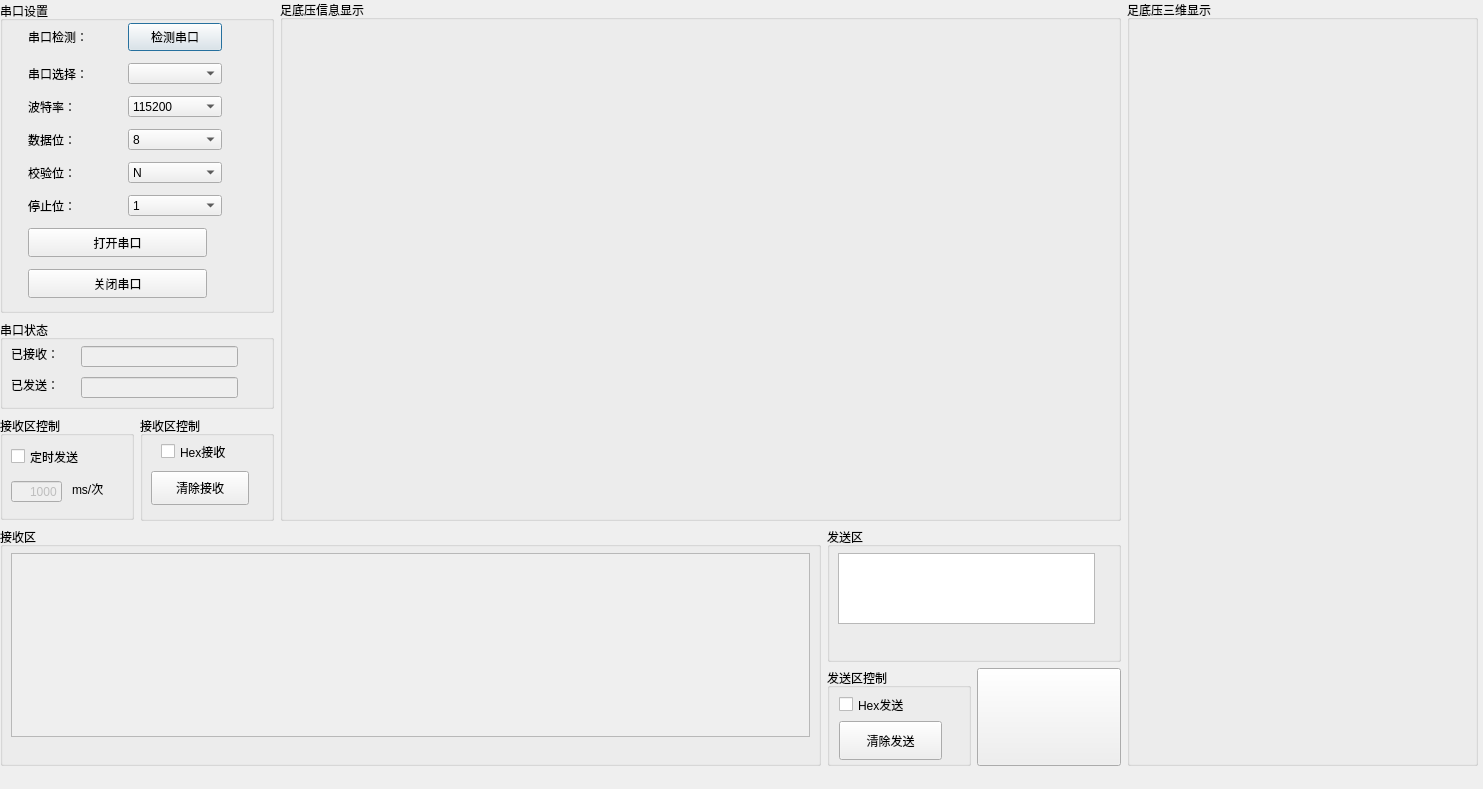
<?xml version="1.0" encoding="UTF-8"?>
<ui version="4.0">
 <class>Form</class>
 <widget class="QWidget" name="Form">
  <property name="geometry">
   <rect>
    <x>0</x>
    <y>0</y>
    <width>1483</width>
    <height>789</height>
   </rect>
  </property>
  <property name="windowTitle">
   <string>Form</string>
  </property>
  <widget class="QWidget" name="layoutWidget">
   <property name="geometry">
    <rect>
     <x>0</x>
     <y>0</y>
     <width>1478</width>
     <height>786</height>
    </rect>
   </property>
   <layout class="QGridLayout" name="gridLayout_3">
    <item row="0" column="0">
     <layout class="QGridLayout" name="gridLayout_4"/>
    </item>
    <item row="1" column="1" colspan="2">
     <widget class="QGroupBox" name="formGroupBox">
      <property name="minimumSize">
       <size>
        <width>203</width>
        <height>279</height>
       </size>
      </property>
      <property name="maximumSize">
       <size>
        <width>888</width>
        <height>312</height>
       </size>
      </property>
      <property name="title">
       <string>串口设置</string>
      </property>
      <widget class="QWidget" name="layoutWidget">
       <property name="geometry">
        <rect>
         <x>11</x>
         <y>16</y>
         <width>231</width>
         <height>291</height>
        </rect>
       </property>
       <layout class="QGridLayout" name="gridLayout">
        <item row="0" column="0">
         <widget class="QLabel" name="s1__lb_1">
          <property name="minimumSize">
           <size>
            <width>75</width>
            <height>26</height>
           </size>
          </property>
          <property name="maximumSize">
           <size>
            <width>75</width>
            <height>26</height>
           </size>
          </property>
          <property name="text">
           <string>串口检测：</string>
          </property>
         </widget>
        </item>
        <item row="0" column="1">
         <widget class="QPushButton" name="s1__box_1">
          <property name="minimumSize">
           <size>
            <width>94</width>
            <height>28</height>
           </size>
          </property>
          <property name="maximumSize">
           <size>
            <width>94</width>
            <height>28</height>
           </size>
          </property>
          <property name="text">
           <string>检测串口</string>
          </property>
          <property name="autoRepeatInterval">
           <number>100</number>
          </property>
          <property name="default">
           <bool>true</bool>
          </property>
         </widget>
        </item>
        <item row="1" column="0">
         <widget class="QLabel" name="s1__lb_2">
          <property name="minimumSize">
           <size>
            <width>75</width>
            <height>21</height>
           </size>
          </property>
          <property name="maximumSize">
           <size>
            <width>75</width>
            <height>21</height>
           </size>
          </property>
          <property name="text">
           <string>串口选择：</string>
          </property>
         </widget>
        </item>
        <item row="1" column="1">
         <widget class="QComboBox" name="s1__box_2">
          <property name="minimumSize">
           <size>
            <width>94</width>
            <height>21</height>
           </size>
          </property>
          <property name="maximumSize">
           <size>
            <width>94</width>
            <height>21</height>
           </size>
          </property>
         </widget>
        </item>
        <item row="2" column="0">
         <widget class="QLabel" name="s1__lb_3">
          <property name="minimumSize">
           <size>
            <width>60</width>
            <height>21</height>
           </size>
          </property>
          <property name="maximumSize">
           <size>
            <width>60</width>
            <height>21</height>
           </size>
          </property>
          <property name="text">
           <string>波特率：</string>
          </property>
         </widget>
        </item>
        <item row="2" column="1">
         <widget class="QComboBox" name="s1__box_3">
          <property name="minimumSize">
           <size>
            <width>94</width>
            <height>21</height>
           </size>
          </property>
          <property name="maximumSize">
           <size>
            <width>94</width>
            <height>21</height>
           </size>
          </property>
          <item>
           <property name="text">
            <string>115200</string>
           </property>
          </item>
          <item>
           <property name="text">
            <string>2400</string>
           </property>
          </item>
          <item>
           <property name="text">
            <string>4800</string>
           </property>
          </item>
          <item>
           <property name="text">
            <string>9600</string>
           </property>
          </item>
          <item>
           <property name="text">
            <string>14400</string>
           </property>
          </item>
          <item>
           <property name="text">
            <string>19200</string>
           </property>
          </item>
          <item>
           <property name="text">
            <string>38400</string>
           </property>
          </item>
          <item>
           <property name="text">
            <string>57600</string>
           </property>
          </item>
          <item>
           <property name="text">
            <string>76800</string>
           </property>
          </item>
          <item>
           <property name="text">
            <string>12800</string>
           </property>
          </item>
          <item>
           <property name="text">
            <string>230400</string>
           </property>
          </item>
          <item>
           <property name="text">
            <string>460800</string>
           </property>
          </item>
         </widget>
        </item>
        <item row="3" column="0">
         <widget class="QLabel" name="s1__lb_4">
          <property name="minimumSize">
           <size>
            <width>60</width>
            <height>21</height>
           </size>
          </property>
          <property name="maximumSize">
           <size>
            <width>60</width>
            <height>21</height>
           </size>
          </property>
          <property name="text">
           <string>数据位：</string>
          </property>
         </widget>
        </item>
        <item row="3" column="1">
         <widget class="QComboBox" name="s1__box_4">
          <property name="minimumSize">
           <size>
            <width>94</width>
            <height>21</height>
           </size>
          </property>
          <property name="maximumSize">
           <size>
            <width>94</width>
            <height>21</height>
           </size>
          </property>
          <item>
           <property name="text">
            <string>8</string>
           </property>
          </item>
          <item>
           <property name="text">
            <string>7</string>
           </property>
          </item>
          <item>
           <property name="text">
            <string>6</string>
           </property>
          </item>
          <item>
           <property name="text">
            <string>5</string>
           </property>
          </item>
         </widget>
        </item>
        <item row="4" column="0">
         <widget class="QLabel" name="s1__lb_5">
          <property name="minimumSize">
           <size>
            <width>60</width>
            <height>21</height>
           </size>
          </property>
          <property name="maximumSize">
           <size>
            <width>60</width>
            <height>21</height>
           </size>
          </property>
          <property name="text">
           <string>校验位：</string>
          </property>
         </widget>
        </item>
        <item row="4" column="1">
         <widget class="QComboBox" name="s1__box_5">
          <property name="minimumSize">
           <size>
            <width>94</width>
            <height>21</height>
           </size>
          </property>
          <property name="maximumSize">
           <size>
            <width>94</width>
            <height>21</height>
           </size>
          </property>
          <item>
           <property name="text">
            <string>N</string>
           </property>
          </item>
         </widget>
        </item>
        <item row="5" column="0">
         <widget class="QLabel" name="s1__lb_6">
          <property name="minimumSize">
           <size>
            <width>60</width>
            <height>21</height>
           </size>
          </property>
          <property name="maximumSize">
           <size>
            <width>60</width>
            <height>21</height>
           </size>
          </property>
          <property name="text">
           <string>停止位：</string>
          </property>
         </widget>
        </item>
        <item row="5" column="1">
         <widget class="QComboBox" name="s1__box_6">
          <property name="minimumSize">
           <size>
            <width>94</width>
            <height>21</height>
           </size>
          </property>
          <property name="maximumSize">
           <size>
            <width>94</width>
            <height>21</height>
           </size>
          </property>
          <item>
           <property name="text">
            <string>1</string>
           </property>
          </item>
         </widget>
        </item>
        <item row="6" column="0" colspan="2">
         <widget class="QPushButton" name="open_button">
          <property name="minimumSize">
           <size>
            <width>176</width>
            <height>29</height>
           </size>
          </property>
          <property name="maximumSize">
           <size>
            <width>179</width>
            <height>29</height>
           </size>
          </property>
          <property name="text">
           <string>打开串口</string>
          </property>
          <property name="icon">
           <iconset>
            <normaloff>QtApp/images/start.png</normaloff>QtApp/images/start.png</iconset>
          </property>
         </widget>
        </item>
        <item row="7" column="0" colspan="2">
         <widget class="QPushButton" name="close_button">
          <property name="minimumSize">
           <size>
            <width>179</width>
            <height>29</height>
           </size>
          </property>
          <property name="maximumSize">
           <size>
            <width>179</width>
            <height>29</height>
           </size>
          </property>
          <property name="text">
           <string>关闭串口</string>
          </property>
          <property name="icon">
           <iconset>
            <normaloff>QtApp/images/stop.png</normaloff>QtApp/images/stop.png</iconset>
          </property>
         </widget>
        </item>
       </layout>
      </widget>
     </widget>
    </item>
    <item row="1" column="3" rowspan="3">
     <widget class="QGroupBox" name="groupBox">
      <property name="minimumSize">
       <size>
        <width>841</width>
        <height>521</height>
       </size>
      </property>
      <property name="title">
       <string>足底压信息显示</string>
      </property>
      <widget class="QWidget" name="centralWidget1" native="true">
       <property name="geometry">
        <rect>
         <x>12</x>
         <y>27</y>
         <width>817</width>
         <height>482</height>
        </rect>
       </property>
       <property name="minimumSize">
        <size>
         <width>420</width>
         <height>250</height>
        </size>
       </property>
      </widget>
     </widget>
    </item>
    <item row="1" column="4" rowspan="4">
     <widget class="QGroupBox" name="groupBox_2">
      <property name="minimumSize">
       <size>
        <width>351</width>
        <height>751</height>
       </size>
      </property>
      <property name="title">
       <string>足底压三维显示</string>
      </property>
      <widget class="QWidget" name="centralWidget2" native="true">
       <property name="geometry">
        <rect>
         <x>10</x>
         <y>20</y>
         <width>331</width>
         <height>721</height>
        </rect>
       </property>
      </widget>
     </widget>
    </item>
    <item row="2" column="1" colspan="2">
     <widget class="QGroupBox" name="formGroupBox">
      <property name="maximumSize">
       <size>
        <width>888</width>
        <height>89</height>
       </size>
      </property>
      <property name="title">
       <string>串口状态</string>
      </property>
      <widget class="QLabel" name="label">
       <property name="geometry">
        <rect>
         <x>11</x>
         <y>26</y>
         <width>60</width>
         <height>16</height>
        </rect>
       </property>
       <property name="text">
        <string>已接收：</string>
       </property>
      </widget>
      <widget class="QLabel" name="label_2">
       <property name="geometry">
        <rect>
         <x>11</x>
         <y>57</y>
         <width>60</width>
         <height>16</height>
        </rect>
       </property>
       <property name="text">
        <string>已发送：</string>
       </property>
      </widget>
      <widget class="QLineEdit" name="lineEdit">
       <property name="enabled">
        <bool>false</bool>
       </property>
       <property name="geometry">
        <rect>
         <x>81</x>
         <y>26</y>
         <width>157</width>
         <height>21</height>
        </rect>
       </property>
      </widget>
      <widget class="QLineEdit" name="lineEdit_2">
       <property name="enabled">
        <bool>false</bool>
       </property>
       <property name="geometry">
        <rect>
         <x>81</x>
         <y>57</y>
         <width>157</width>
         <height>21</height>
        </rect>
       </property>
      </widget>
     </widget>
    </item>
    <item row="3" column="1">
     <widget class="QGroupBox" name="formGroupBox_3">
      <property name="minimumSize">
       <size>
        <width>0</width>
        <height>0</height>
       </size>
      </property>
      <property name="maximumSize">
       <size>
        <width>16777215</width>
        <height>104</height>
       </size>
      </property>
      <property name="title">
       <string>接收区控制</string>
      </property>
      <widget class="QCheckBox" name="timer_send_cb">
       <property name="geometry">
        <rect>
         <x>11</x>
         <y>31</y>
         <width>87</width>
         <height>19</height>
        </rect>
       </property>
       <property name="text">
        <string>定时发送</string>
       </property>
      </widget>
      <widget class="QLineEdit" name="lineEdit_3">
       <property name="enabled">
        <bool>false</bool>
       </property>
       <property name="geometry">
        <rect>
         <x>11</x>
         <y>65</y>
         <width>51</width>
         <height>21</height>
        </rect>
       </property>
       <property name="text">
        <string>1000</string>
       </property>
       <property name="alignment">
        <set>Qt::AlignRight|Qt::AlignTrailing|Qt::AlignVCenter</set>
       </property>
      </widget>
      <widget class="QLabel" name="dw">
       <property name="geometry">
        <rect>
         <x>72</x>
         <y>65</y>
         <width>39</width>
         <height>16</height>
        </rect>
       </property>
       <property name="text">
        <string>ms/次</string>
       </property>
      </widget>
     </widget>
    </item>
    <item row="3" column="2">
     <widget class="QGroupBox" name="formGroupBox_2">
      <property name="title">
       <string>接收区控制</string>
      </property>
      <widget class="QCheckBox" name="hex_receive">
       <property name="geometry">
        <rect>
         <x>21</x>
         <y>26</y>
         <width>81</width>
         <height>19</height>
        </rect>
       </property>
       <property name="text">
        <string>Hex接收</string>
       </property>
      </widget>
      <widget class="QPushButton" name="s2__clear_button">
       <property name="geometry">
        <rect>
         <x>11</x>
         <y>55</y>
         <width>98</width>
         <height>34</height>
        </rect>
       </property>
       <property name="text">
        <string>清除接收</string>
       </property>
       <property name="icon">
        <iconset>
         <normaloff>QtApp/images/clean_receive.png</normaloff>QtApp/images/clean_receive.png</iconset>
       </property>
       <property name="iconSize">
        <size>
         <width>25</width>
         <height>25</height>
        </size>
       </property>
      </widget>
     </widget>
    </item>
    <item row="4" column="1" colspan="3">
     <layout class="QGridLayout" name="gridLayout_2">
      <item row="0" column="0" rowspan="2">
       <widget class="QGroupBox" name="verticalGroupBox">
        <property name="minimumSize">
         <size>
          <width>821</width>
          <height>0</height>
         </size>
        </property>
        <property name="title">
         <string>接收区</string>
        </property>
        <widget class="QTextBrowser" name="s2__receive_text">
         <property name="enabled">
          <bool>false</bool>
         </property>
         <property name="geometry">
          <rect>
           <x>11</x>
           <y>26</y>
           <width>799</width>
           <height>184</height>
          </rect>
         </property>
        </widget>
       </widget>
      </item>
      <item row="0" column="1" colspan="2">
       <widget class="QGroupBox" name="verticalGroupBox_2">
        <property name="minimumSize">
         <size>
          <width>279</width>
          <height>0</height>
         </size>
        </property>
        <property name="title">
         <string>发送区</string>
        </property>
        <widget class="QTextEdit" name="s3__send_text">
         <property name="geometry">
          <rect>
           <x>11</x>
           <y>26</y>
           <width>257</width>
           <height>71</height>
          </rect>
         </property>
         <property name="html">
          <string>&lt;!DOCTYPE HTML PUBLIC &quot;-//W3C//DTD HTML 4.0//EN&quot; &quot;http://www.w3.org/TR/REC-html40/strict.dtd&quot;&gt;
&lt;html&gt;&lt;head&gt;&lt;meta name=&quot;qrichtext&quot; content=&quot;1&quot; /&gt;&lt;style type=&quot;text/css&quot;&gt;
p, li { white-space: pre-wrap; }
&lt;/style&gt;&lt;/head&gt;&lt;body style=&quot; font-family:'SimSun'; font-size:9pt; font-weight:400; font-style:normal;&quot;&gt;
&lt;p style=&quot;-qt-paragraph-type:empty; margin-top:0px; margin-bottom:0px; margin-left:0px; margin-right:0px; -qt-block-indent:0; text-indent:0px;&quot;&gt;&lt;br /&gt;&lt;/p&gt;&lt;/body&gt;&lt;/html&gt;</string>
         </property>
        </widget>
       </widget>
      </item>
      <item row="1" column="1">
       <widget class="QGroupBox" name="formGroupBox_4">
        <property name="title">
         <string>发送区控制</string>
        </property>
        <widget class="QPushButton" name="s3__clear_button">
         <property name="geometry">
          <rect>
           <x>12</x>
           <y>53</y>
           <width>103</width>
           <height>39</height>
          </rect>
         </property>
         <property name="maximumSize">
          <size>
           <width>16777215</width>
           <height>16777213</height>
          </size>
         </property>
         <property name="text">
          <string>清除发送</string>
         </property>
         <property name="icon">
          <iconset>
           <normaloff>QtApp/images/clear.png</normaloff>QtApp/images/clear.png</iconset>
         </property>
         <property name="iconSize">
          <size>
           <width>30</width>
           <height>30</height>
          </size>
         </property>
        </widget>
        <widget class="QCheckBox" name="hex_send">
         <property name="geometry">
          <rect>
           <x>12</x>
           <y>27</y>
           <width>81</width>
           <height>19</height>
          </rect>
         </property>
         <property name="text">
          <string>Hex发送</string>
         </property>
        </widget>
       </widget>
      </item>
      <item row="1" column="2">
       <widget class="QPushButton" name="s3__send_button">
        <property name="sizePolicy">
         <sizepolicy hsizetype="Minimum" vsizetype="Fixed">
          <horstretch>0</horstretch>
          <verstretch>104</verstretch>
         </sizepolicy>
        </property>
        <property name="minimumSize">
         <size>
          <width>131</width>
          <height>98</height>
         </size>
        </property>
        <property name="text">
         <string/>
        </property>
        <property name="icon">
         <iconset>
          <normaloff>QtApp/images/send.png</normaloff>QtApp/images/send.png</iconset>
        </property>
        <property name="iconSize">
         <size>
          <width>55</width>
          <height>55</height>
         </size>
        </property>
       </widget>
      </item>
     </layout>
    </item>
    <item row="5" column="1" colspan="4">
     <widget class="QLabel" name="state_label">
      <property name="text">
       <string/>
      </property>
      <property name="textFormat">
       <enum>Qt::AutoText</enum>
      </property>
      <property name="scaledContents">
       <bool>true</bool>
      </property>
      <property name="alignment">
       <set>Qt::AlignRight|Qt::AlignTrailing|Qt::AlignVCenter</set>
      </property>
     </widget>
    </item>
   </layout>
  </widget>
 </widget>
 <resources/>
 <connections/>
</ui>
